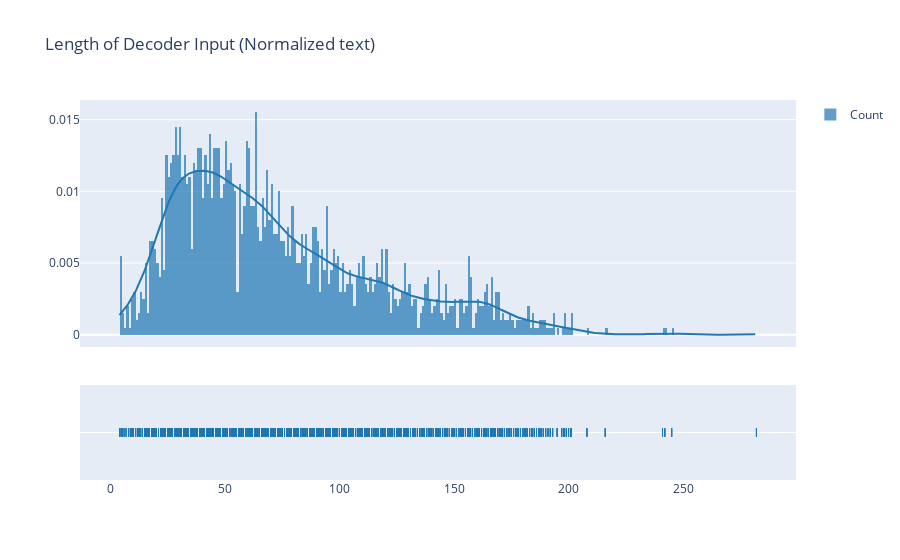

Notebook code for this chart:
### Code cell
fig = ff.create_distplot([preprocessed_df['decoder_input'].apply(len).values], ['Count'])
fig.update_layout(title= 'Length of Decoder Input (Normalized text)')
fig.show()

display(stats.describe(preprocessed_df['decoder_input'].apply(len)))

### Figure 1 — Plotly figure (JSON) as saved in the notebook; plotly's stock layout.template omitted (floating-point values rounded to 4 significant figures; data arrays with more than 128 entries replaced by an {"elided": "..."} marker saying what was removed)
{"data": [{"autobinx": false, "histnorm": "probability density", "legendgroup": "Count", "marker": {"color": "rgb(31, 119, 180)"}, "name": "Count", "opacity": 0.7, "type": "histogram", "x": {"elided": "8000 int values"}, "xaxis": "x", "xbins": {"end": 282, "size": 1, "start": 4}, "yaxis": "y"}, {"legendgroup": "Count", "marker": {"color": "rgb(31, 119, 180)"}, "mode": "lines", "name": "Count", "showlegend": false, "type": "scatter", "x": {"elided": "500 float values"}, "xaxis": "x", "y": {"elided": "500 float values"}, "yaxis": "y"}, {"legendgroup": "Count", "marker": {"color": "rgb(31, 119, 180)", "symbol": "line-ns-open"}, "mode": "markers", "name": "Count", "showlegend": false, "type": "scatter", "x": {"elided": "8000 int values"}, "xaxis": "x", "y": {"elided": "8000 str values"}, "yaxis": "y2"}], "layout": {"barmode": "overlay", "hovermode": "closest", "legend": {"traceorder": "reversed"}, "title": {"text": "Length of Decoder Input (Normalized text)"}, "xaxis": {"anchor": "y2", "domain": [0, 1], "zeroline": false}, "yaxis": {"anchor": "free", "domain": [0.35, 1], "position": 0}, "yaxis2": {"anchor": "x", "domain": [0, 0.25], "dtick": 1, "showticklabels": false}}}
